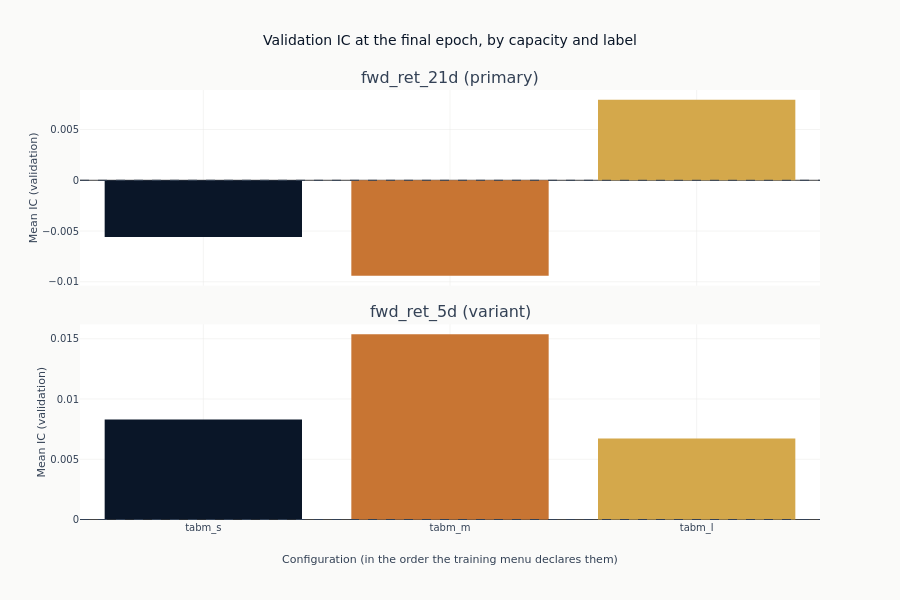

Notebook code for this chart:
### Markdown cell above
### Comparing the three at the same training length

The chart below drops the checkpoint dimension by taking each configuration's final state, so all
three are compared at the same amount of training. That is the comparison that requires choosing
nothing after the fact. The configurations are in the same order in both panels, the order the
menu declares them in, which steps the width and the member count up together - so a panel
that slopes in one direction is a horizon where capacity moved the ranking measure, and a
panel that does not is one where it did not.

### Code cell
final = (
    catalog.filter(pl.col("checkpoint_value") == pl.col("checkpoint_value").max().over("label"))
    .filter("full_coverage")
    .sort("label", "config_name")
)

fig_capacity = make_subplots(
    rows=len(panel_labels),
    cols=1,
    shared_xaxes=True,
    vertical_spacing=0.09,
    subplot_titles=[
        f"{label} ({'primary' if label == primary else 'variant'})" for label in panel_labels
    ],
)
for row, label in enumerate(panel_labels, start=1):
    panel = final.filter(pl.col("label") == label)
    fig_capacity.add_trace(
        go.Bar(
            x=panel.get_column("config_name").to_list(),
            y=panel.get_column("ic_mean").to_list(),
            marker_color=[color_of[name] for name in panel.get_column("config_name")],
        ),
        row=row,
        col=1,
    )
    fig_capacity.add_hline(
        y=0, line_width=1, line_dash="dash", line_color=COLORS["neutral"], row=row, col=1
    )
    fig_capacity.update_yaxes(title_text="Mean IC (validation)", row=row, col=1)
fig_capacity.update_xaxes(
    categoryorder="array",
    categoryarray=config_order,
    title_text="Configuration (in the order the training menu declares them)",
    row=len(panel_labels),
    col=1,
)
fig_capacity.update_layout(
    title="Validation IC at the final epoch, by capacity and label",
    height=300 * len(panel_labels),
    width=900,
    showlegend=False,
    margin=dict(t=90),
)
capacity_text = ". ".join(
    "The {} panel runs from {:+.3f} to {:+.3f} with {} of {} bars above zero".format(
        label,
        final.filter(pl.col("label") == label).get_column("ic_mean").min(),
        final.filter(pl.col("label") == label).get_column("ic_mean").max(),
        final.filter((pl.col("label") == label) & (pl.col("ic_mean") > 0)).height,
        final.filter(pl.col("label") == label).height,
    )
    for label in panel_labels
)
show_plotly_with_alt(
    fig_capacity,
    "Bar charts of mean validation information coefficient at the final training epoch, one bar "
    "per configuration in menu order and coloured as in the previous figure. One panel per "
    f"label, each with its own vertical scale and a dashed zero line. {capacity_text}.",
)

### Figure 1 — Plotly figure (JSON) as saved in the notebook; plotly's stock layout.template omitted (floating-point values rounded to 4 significant figures)
{"data": [{"marker": {"color": ["#D4A84B", "#C87533", "#0a1628"]}, "type": "bar", "x": ["tabm_l", "tabm_m", "tabm_s"], "xaxis": "x", "y": [0.00793, -0.009415, -0.005578], "yaxis": "y"}, {"marker": {"color": ["#D4A84B", "#C87533", "#0a1628"]}, "type": "bar", "x": ["tabm_l", "tabm_m", "tabm_s"], "xaxis": "x2", "y": [0.006719, 0.01539, 0.008307], "yaxis": "y2"}], "layout": {"annotations": [{"font": {"size": 16}, "showarrow": false, "text": "fwd_ret_21d (primary)", "x": 0.5, "xanchor": "center", "xref": "paper", "y": 1.0, "yanchor": "bottom", "yref": "paper"}, {"font": {"size": 16}, "showarrow": false, "text": "fwd_ret_5d (variant)", "x": 0.5, "xanchor": "center", "xref": "paper", "y": 0.455, "yanchor": "bottom", "yref": "paper"}], "height": 600, "margin": {"t": 90}, "shapes": [{"line": {"color": "#334155", "dash": "dash", "width": 1}, "type": "line", "x0": 0, "x1": 1, "xref": "x domain", "y0": 0, "y1": 0, "yref": "y"}, {"line": {"color": "#334155", "dash": "dash", "width": 1}, "type": "line", "x0": 0, "x1": 1, "xref": "x2 domain", "y0": 0, "y1": 0, "yref": "y2"}], "showlegend": false, "title": {"text": "Validation IC at the final epoch, by capacity and label"}, "width": 900, "xaxis": {"anchor": "y", "domain": [0.0, 1.0], "matches": "x2", "showticklabels": false}, "xaxis2": {"anchor": "y2", "categoryarray": ["tabm_s", "tabm_m", "tabm_l"], "categoryorder": "array", "domain": [0.0, 1.0], "title": {"text": "Configuration (in the order the training menu declares them)"}}, "yaxis": {"anchor": "x", "domain": [0.545, 1.0], "title": {"text": "Mean IC (validation)"}}, "yaxis2": {"anchor": "x2", "domain": [0.0, 0.455], "title": {"text": "Mean IC (validation)"}}}}
